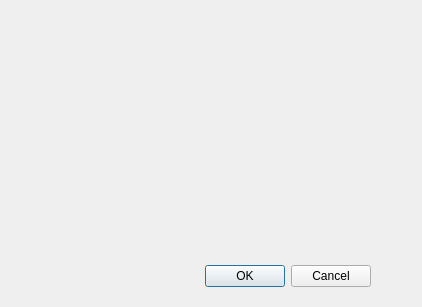
<?xml version="1.0" encoding="UTF-8"?>
<ui version="4.0">
 <class>Dialog</class>
 <widget class="QDialog" name="Dialog">
  <property name="geometry">
   <rect>
    <x>0</x>
    <y>0</y>
    <width>422</width>
    <height>307</height>
   </rect>
  </property>
  <property name="windowTitle">
   <string>Dialog</string>
  </property>
  <widget class="QDialogButtonBox" name="buttonBox">
   <property name="geometry">
    <rect>
     <x>30</x>
     <y>260</y>
     <width>341</width>
     <height>32</height>
    </rect>
   </property>
   <property name="orientation">
    <enum>Qt::Horizontal</enum>
   </property>
   <property name="standardButtons">
    <set>QDialogButtonBox::Cancel|QDialogButtonBox::Ok</set>
   </property>
  </widget>
 </widget>
 <resources/>
 <connections>
  <connection>
   <sender>buttonBox</sender>
   <signal>accepted()</signal>
   <receiver>Dialog</receiver>
   <slot>accept()</slot>
   <hints>
    <hint type="sourcelabel">
     <x>248</x>
     <y>254</y>
    </hint>
    <hint type="destinationlabel">
     <x>157</x>
     <y>274</y>
    </hint>
   </hints>
  </connection>
  <connection>
   <sender>buttonBox</sender>
   <signal>rejected()</signal>
   <receiver>Dialog</receiver>
   <slot>reject()</slot>
   <hints>
    <hint type="sourcelabel">
     <x>316</x>
     <y>260</y>
    </hint>
    <hint type="destinationlabel">
     <x>286</x>
     <y>274</y>
    </hint>
   </hints>
  </connection>
 </connections>
</ui>
